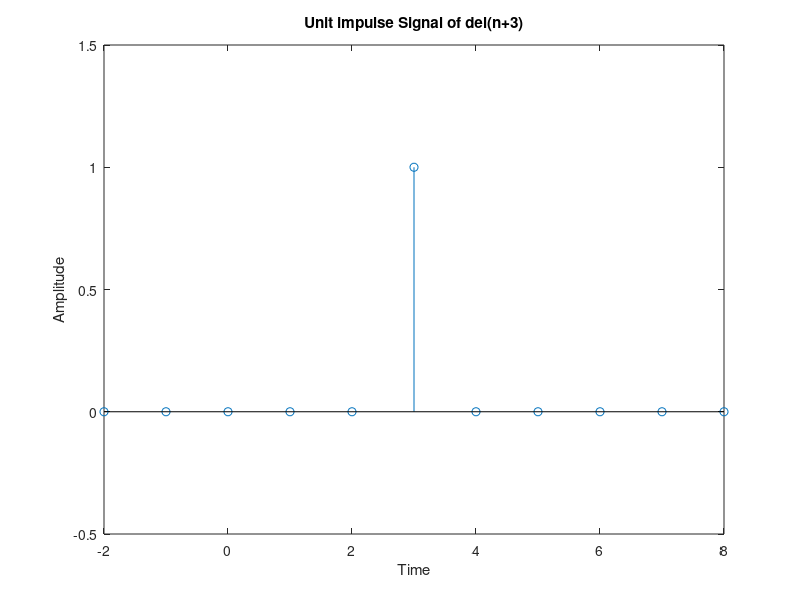

MATLAB code for this plot:
% plotting unit impulse signal of u(n+3)
clc;
clear all;
clf;
t1=-2:1:8;
x1=[zeros(1,5),1,zeros(1,5)];
figure(1);
plot(t1,x1);
stem(t1,x1);
axis([-2 8 -.5 1.5]);
xlabel('Time');
ylabel('Amplitude');
title('Unit impulse Signal of del(n+3)'); 